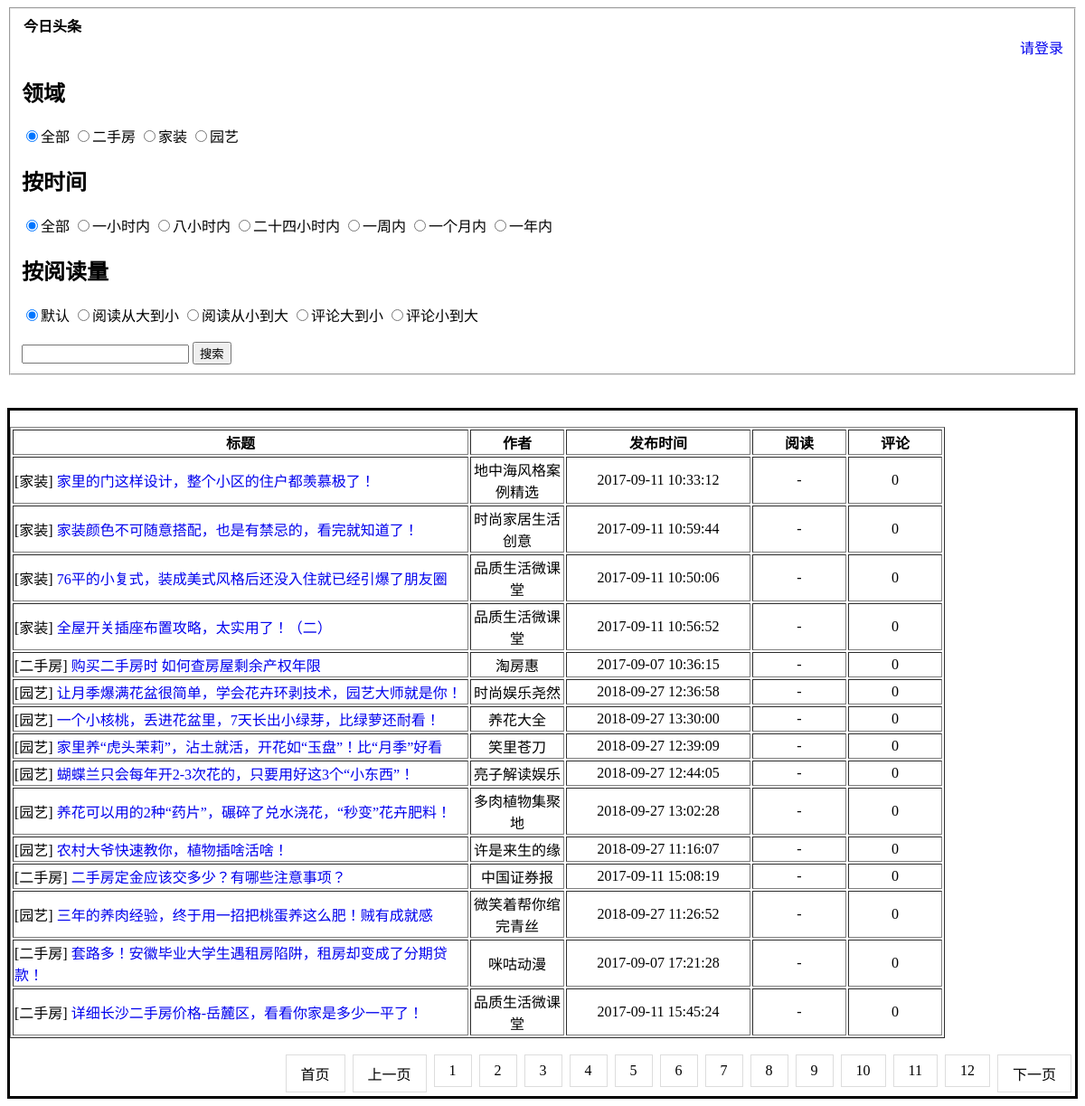
Screenshot of /?page=2 with the database file from the repository.
### silo/models.py (models this page shows)
class NewsInfo(models.Model):
    Title = models.CharField(max_length=100)
    Url = models.CharField(max_length=100)
    Author = models.CharField(max_length=20)
    Time = models.CharField(max_length=50)
    Reading = models.CharField(max_length=20)
    Comment = models.CharField(max_length=20)
    Classify = models.CharField(max_length=20)
    Content = models.CharField(max_length=10000)

### silo/views.py (the view)
# urls.py: url('^$', views.TianTian),
def TianTian(request):
    contact_list = NewsInfo.objects.filter()
    contacts=pages(request,contact_list)
    return render(request,'index.html',{'contacts': contacts})

### silo/views.py (called while the page is built)
def pages(request,contact_list):
    paginator = Paginator(contact_list,15)  # Show 25 contacts per page
    page = request.GET.get('page',1)
    contacts = paginator.page(page)
    return contacts

### templates/index.html (shortened to what this page needs)
<!DOCTYPE html>
<html lang="en">
<head>
</head>
<body>
<fieldset>
    <form method="post" action="/search/" id="search_form">
    <legend><b>今日头条</b></legend>
    <div style="text-align: right"><a href="#">请登录</a></div>
        <div>
            <h2>领域</h2>
            <label><input type="radio" checked="true" onclick="cateForm()" name="cate_id" value="" />全部</label>
            <label><input type="radio"  onclick="cateForm(69)" name="cate_id" value="[二手房]"/>二手房</label>
            <label><input type="radio"  onclick="cateForm(68)" name="cate_id" value="[家装]"/>家装</label>
            <label><input type="radio"  onclick="cateForm(67)" name="cate_id" value="园艺"/>园艺</label>
        <div>
            <h2>按时间</h2>
            <label><input type="radio" checked="true" onclick="timeForm();return false;" name="time_type" value="" />全部</label>
            <label><input type="radio"  onclick="timeForm(1);return false;" name="time_type" value="1"/>一小时内</label>
            <label><input type="radio"  onclick="timeForm(2);return false;" name="time_type" value="2"/>八小时内</label>
            <label><input type="radio"  onclick="timeForm(3);return false;" name="time_type" value="3"/>二十四小时内</label>
            <label><input type="radio"  onclick="timeForm(4);return false;" name="time_type" value="4"/>一周内</label>
            <label><input type="radio"  onclick="timeForm(5);return false;" name="time_type" value="5"/>一个月内</label>
            <label><input type="radio"  onclick="timeForm(6);return false;" name="time_type" value="6"/>一年内</label><br>
            <h2>按阅读量</h2>
            <label><input type="radio" checked="true" onclick="readOrderForm()" name="read_order" value=""/>默认</label>
            <label><input type="radio"  onclick="readOrderForm(2);return false;"  name="read_order" value="2"/>阅读从大到小</label>
            <label><input type="radio"  onclick="readOrderForm(1);return false;" name="read_order" value="1"/>阅读从小到大</label>
            <label><input type="radio"  onclick="readOrderForm(4);return false;"  name="read_order" value="4"/>评论大到小</label>
            <label><input type="radio"  onclick="readOrderForm(3);return false;" name="read_order" value="3"/>评论小到大</label>
        </div><br>
<div >
        <div>
            <input type="text" name="search" />
            <input type="button" onclick="submitForm();return false;" value="搜索"/>
        </div>
</div>
    </div>
    </form>
</fieldset><br><br>
<div style="border: solid">
    <table border="1">
        <thead>
            <tr>
                <th width="500">标题</th>
                <th width="100">作者</th>
                <th width="200" >发布时间</th>
                <th width="100">阅读</th>
                <th width="100"> 评论</th>
            </tr>
        </thead>
        <tbody>
        {% for data in contacts %}
            <tr>
                <td>{{ data.Classify }}<a href="/content/{{ data.id }}/" style="text-decoration: none;">{{ data.Title }}</a></td>
                <td style="text-align: center">{{ data.Author }}</td>
                <td style="text-align: center">{{ data.Time }}</td>
                <td style="text-align: center">
                    {% if data.Reading != ' ' %}
                    {{ data.Reading }}
                    {% else %}
                         -
                    {% endif %}
                </td>
                <td style="text-align: center">{{ data.Comment }}</td>
            </tr>
        {% endfor %}
        </tbody><br>
    </table>
<br>
<div name="page" style="text-align: right" >
<nav aria-label="Pag navigation">
    <ul class="pagination" >
       <li> <a href="?page=1">首页</a></li>
        {% if contacts.has_previous %}
            <li><a href="?page={{ contacts.previous_page_number }}" aria-label="Previous">上一页</a></li>
        {% endif %}
        {% for pg in contacts.paginator.page_range %}
            {% if contacts.number == pg %}
            <li >
            <a href="?page={{ pg }}">{{ pg }}</a>
            </li>
            {% else %}
            <li  >
            <a href="?page={{ pg }}">{{ pg }}</a>
            </li>
        {% endif %}
        {% endfor %}
        {% if contacts.has_next %}
            <li><a href="?page={{ contacts.next_page_number }}" aria-label="Next">下一页</a></li>
        {% endif %}
    </ul>
</nav>
</div>
</div>
</body>
</html>

### templates/index.html (style rules this page uses)
a { text-decoration: none; }
ul.pagination { display: inline-block; padding: 0; margin: 0; }
ul.pagination li { display: inline; }
ul.pagination li a { color: black; float: left; padding: 8px 16px; text-decoration: none; transition: background-color .3s; border: 1px solid #ddd; margin: 0 4px; }

### rows the page displays
NewsInfo: Classify "[家装]", Title "家里的门这样设计，整个小区的住户都羡慕极了！", Author "地中海风格案例精选", Time "2017-09-11 10:33:12", Comment "0"
NewsInfo: Classify "[家装]", Title "家装颜色不可随意搭配，也是有禁忌的，看完就知道了！", Author "时尚家居生活创意", Time "2017-09-11 10:59:44", Comment "0"
NewsInfo: Classify "[家装]", Title "76平的小复式，装成美式风格后还没入住就已经引爆了朋友圈", Author "品质生活微课堂", Time "2017-09-11 10:50:06", Comment "0"
NewsInfo: Classify "[家装]", Title "全屋开关插座布置攻略，太实用了！（二）", Author "品质生活微课堂", Time "2017-09-11 10:56:52", Comment "0"
NewsInfo: Classify "[二手房]", Title "购买二手房时 如何查房屋剩余产权年限", Author "淘房惠", Time "2017-09-07 10:36:15", Comment "0"
NewsInfo: Classify "[园艺]", Title "让月季爆满花盆很简单，学会花卉环剥技术，园艺大师就是你！", Author "时尚娱乐尧然", Time "2018-09-27 12:36:58", Comment "0"
NewsInfo: Classify "[园艺]", Title "一个小核桃，丢进花盆里，7天长出小绿芽，比绿萝还耐看！", Author "养花大全", Time "2018-09-27 13:30:00", Comment "0"
NewsInfo: Classify "[园艺]", Title "家里养“虎头茉莉”，沾土就活，开花如“玉盘”！比“月季”好看", Author "笑里苍刀", Time "2018-09-27 12:39:09", Comment "0"
NewsInfo: Classify "[园艺]", Title "蝴蝶兰只会每年开2-3次花的，只要用好这3个“小东西”！", Author "亮子解读娱乐", Time "2018-09-27 12:44:05", Comment "0"
NewsInfo: Classify "[园艺]", Title "养花可以用的2种“药片”，碾碎了兑水浇花，“秒变”花卉肥料！", Author "多肉植物集聚地", Time "2018-09-27 13:02:28", Comment "0"
NewsInfo: Classify "[园艺]", Title "农村大爷快速教你，植物插啥活啥！", Author "许是来生的缘", Time "2018-09-27 11:16:07", Comment "0"
NewsInfo: Classify "[二手房]", Title "二手房定金应该交多少？有哪些注意事项？", Author "中国证券报", Time "2017-09-11 15:08:19", Comment "0"
NewsInfo: Classify "[园艺]", Title "三年的养肉经验，终于用一招把桃蛋养这么肥！贼有成就感", Author "微笑着帮你绾完青丝", Time "2018-09-27 11:26:52", Comment "0"
NewsInfo: Classify "[二手房]", Title "套路多！安徽毕业大学生遇租房陷阱，租房却变成了分期贷款！", Author "咪咕动漫", Time "2017-09-07 17:21:28", Comment "0"
NewsInfo: Classify "[二手房]", Title "详细长沙二手房价格-岳麓区，看看你家是多少一平了！", Author "品质生活微课堂", Time "2017-09-11 15:45:24", Comment "0"

### other values shown
{{ pg }} "1" "3" "4" "5" "6" "7" "8" "9" "10" "11" "12"
{{ pg }} "2"
